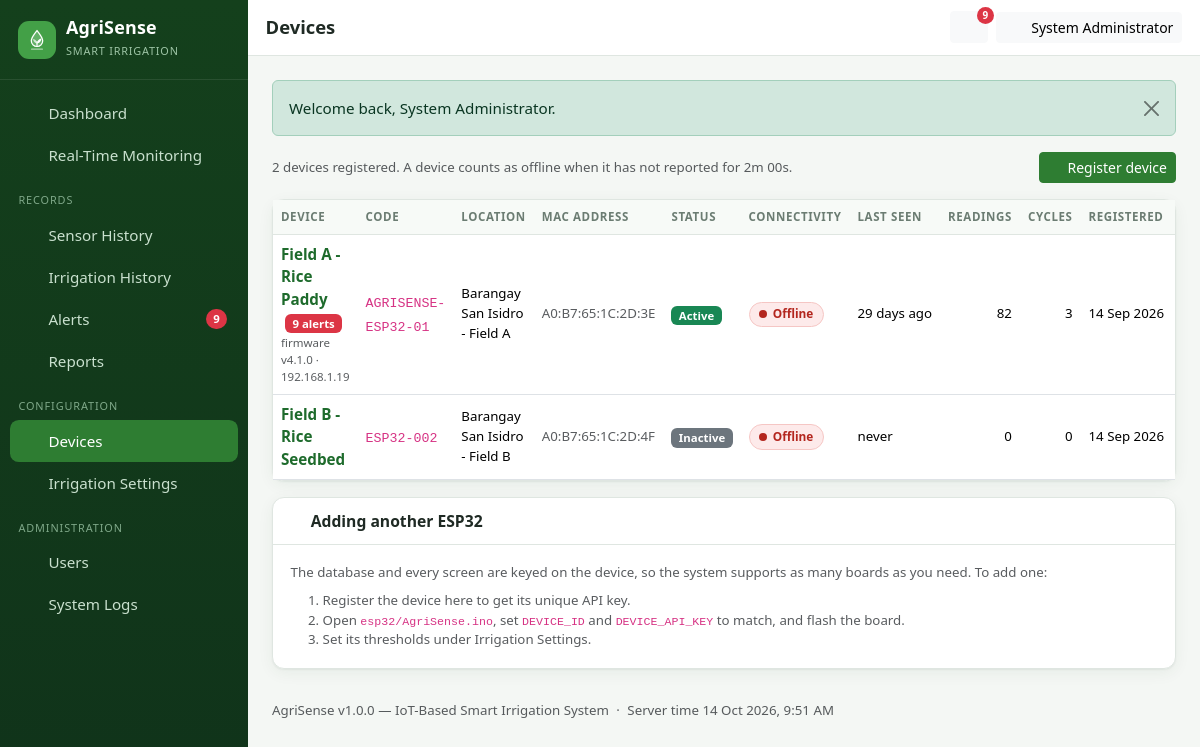
The app's page /devices (signed in) with its own data.
### tables this page shows
CREATE TABLE `users` (
  `id` int(10) UNSIGNED NOT NULL,
  `name` varchar(100) NOT NULL,
  `username` varchar(50) NOT NULL,
  `password` varchar(255) NOT NULL COMMENT 'password_hash() output - never plain text',
  `role` enum('admin','farmer') NOT NULL DEFAULT 'farmer',
  `status` enum('active','inactive') NOT NULL DEFAULT 'active',
  `can_control_pump` tinyint(1) NOT NULL DEFAULT 0 COMMENT 'Farmers need this flag to operate the pump; admins always may',
  `must_change_password` tinyint(1) NOT NULL DEFAULT 0 COMMENT 'When 1 the user is held on the password page until they set a new one',
  `password_changed_at` datetime DEFAULT NULL COMMENT 'Sessions opened before this moment are rejected',
  `last_login` datetime DEFAULT NULL,
  `created_at` datetime NOT NULL DEFAULT current_timestamp(),
  `updated_at` datetime NOT NULL DEFAULT current_timestamp() ON UPDATE current_timestamp()
);

CREATE TABLE `devices` (
  `id` int(10) UNSIGNED NOT NULL,
  `device_name` varchar(100) NOT NULL,
  `device_code` varchar(50) NOT NULL COMMENT 'Human readable id used by the firmware, e.g. ESP32-001',
  `api_key_hash` char(64) NOT NULL COMMENT 'SHA-256 of the API key the ESP32 sends in the X-API-Key header',
  `mac_address` varchar(17) DEFAULT NULL,
  `location` varchar(150) DEFAULT NULL,
  `probe_count` tinyint(3) UNSIGNED NOT NULL DEFAULT 1 COMMENT 'Number of soil probes fitted (1 or 2)',
  `has_dht22` tinyint(1) NOT NULL DEFAULT 1 COMMENT 'DHT22 fitted: supplies air temperature and humidity',
  `has_mlx90614` tinyint(1) NOT NULL DEFAULT 0 COMMENT 'MLX90614 IR thermometer fitted: supplies air temperature and canopy temperature',
  `ip_address` varchar(45) DEFAULT NULL,
  `firmware_version` varchar(20) DEFAULT NULL,
  `wifi_rssi` smallint(6) DEFAULT NULL COMMENT 'Wi-Fi signal strength in dBm, from the last heartbeat',
  `uptime_seconds` int(10) UNSIGNED DEFAULT NULL COMMENT 'Seconds since the board booted, from the last heartbeat',
  `status` enum('active','inactive','maintenance') NOT NULL DEFAULT 'active',
  `last_seen` datetime DEFAULT NULL,
  `created_at` datetime NOT NULL DEFAULT current_timestamp(),
  `updated_at` datetime NOT NULL DEFAULT current_timestamp() ON UPDATE current_timestamp()
);

### views/devices/index.php (the view, shortened to what the rows shown need)
<div class="ag-card">
    <div class="table-responsive">
        <table class="table ag-table table-hover mb-0">
            <thead>
            <tr>
                <th>Device</th>
                <th>Code</th>
                <th>Location</th>
                <th>MAC address</th>
                <th>Status</th>
                <th>Connectivity</th>
                <th>Last seen</th>
                <th class="num">Readings</th>
                <th class="num">Cycles</th>
                <th>Registered</th>
                <?php if ($isAdmin): ?><th></th><?php endif; ?>
            </tr>
            </thead>
            <tbody>
            <?php if (!$devices): ?>
                <tr>
                    <td colspan="<?= $isAdmin ? 11 : 10 ?>">
                        <div class="ag-empty">
                            No devices yet.
                            <?php if ($isAdmin): ?>
                                <a href="<?= e(url('devices/create')) ?>">Register your first ESP32</a>.
                            <?php endif; ?>
                        </div>
                    </td>
                </tr>
            <?php else: ?>
                <?php foreach ($devices as $d): ?>
                    <?php $s = $summary[(int) $d['id']] ?? ['readings' => 0, 'cycles' => 0, 'alerts' => 0]; ?>
                    <tr>
                        <td>
                            <a class="fw-semibold text-decoration-none"
                               href="<?= e(url('dashboard', ['device' => (int) $d['id']])) ?>">
                                <?= e($d['device_name']) ?>
                            </a>
                            <?php if ($s['alerts'] > 0): ?>
                                <span class="badge text-bg-danger ms-1"><?= e((string) $s['alerts']) ?> alerts</span>
                            <?php endif; ?>
                            <?php if (!empty($d['firmware_version'])): ?>
                                <div class="text-muted" style="font-size:.72rem;">
                                    firmware v<?= e($d['firmware_version']) ?>
                                    <?php if (!empty($d['ip_address'])): ?>
                                        &middot; <?= e($d['ip_address']) ?>
                                    <?php endif; ?>
                                </div>
                            <?php endif; ?>
                        </td>
                        <td><code class="small"><?= e($d['device_code']) ?></code></td>
                        <td class="small"><?= e($d['location'] ?: '--') ?></td>
                        <td class="small text-muted"><?= e($d['mac_address'] ?: '--') ?></td>
                        <td>
                            <?php
                            $statusBadge = match ($d['status']) {
                                'active' => 'success',
                                'maintenance' => 'warning',
                                default => 'secondary',
                            };
                            ?>
                            <span class="badge text-bg-<?= e($statusBadge) ?>"><?= e(ucfirst($d['status'])) ?></span>
                        </td>
                        <td>
                            <span class="ag-pill <?= (int) $d['is_online'] === 1 ? 'ag-pill-online' : 'ag-pill-offline' ?>">
                                <span class="ag-pill-dot"></span>
                                <?= (int) $d['is_online'] === 1 ? 'Online' : 'Offline' ?>
                            </span>
                        </td>
                        <td class="small text-nowrap"><?= e(time_ago($d['last_seen'])) ?></td>
                        <td class="num small"><?= e(number_format($s['readings'])) ?></td>
                        <td class="num small"><?= e(number_format($s['cycles'])) ?></td>
                        <td class="small text-nowrap"><?= e(fmt_date($d['created_at'])) ?></td>
                        <?php if ($isAdmin): ?>
                            <td class="text-end">
                            </td>
                        <?php endif; ?>
                    </tr>
                <?php endforeach; ?>
            <?php endif; ?>
            </tbody>
        </table>
    </div>
</div>
<div class="ag-card mt-3">
    <div class="ag-card-head">
        <h2 class="ag-card-title"><?= icon('info', 16) ?> Adding another ESP32</h2>
    </div>
</div>

### views/layout/header.php (shortened to what the rows shown need)
<?php
require_once APP_ROOT . '/views/layout/icons.php';
$currentUser = Auth::user();
$isAdmin     = Auth::isAdmin();
$unread      = $currentUser ? Alert::unreadCount() : 0;
?>
<!doctype html>
<html lang="en">
<head>
    <link rel="stylesheet" href="<?= e(BASE_PATH) ?>/assets/vendor/bootstrap.min.css">
    <link rel="stylesheet" href="<?= e(asset('css/app.css')) ?>">
</head>
<body class="<?= e($bodyClass ?? '') ?>">
<div class="ag-shell">
    <div class="ag-main">
        <header class="ag-topbar d-flex align-items-center gap-2">
            <h1 class="ag-page-title flex-grow-1 text-truncate"><?= e($pageTitle) ?></h1>
            <?php if ($currentUser): ?>
                <div class="dropdown">
                    <button class="btn btn-sm btn-light ag-bell" type="button"
                            data-bs-toggle="dropdown" data-bs-auto-close="outside"
                            aria-expanded="false" aria-label="Notifications">
                        <?= icon('bell', 20) ?>
                        <span class="badge rounded-pill text-bg-danger<?= $unread ? '' : ' d-none' ?>"
                              id="agUnreadBadge"><?= e((string) min($unread, 99)) ?></span>
                    </button>
                </div>
                <div class="dropdown">
                    <button class="btn btn-sm btn-light d-flex align-items-center gap-2"
                            type="button" data-bs-toggle="dropdown" aria-expanded="false">
                        <?= icon('user', 18) ?>
                        <span class="d-none d-sm-inline"><?= e($currentUser['name']) ?></span>
                    </button>
                </div>
            <?php endif; ?>
        </header>
        <main class="p-3 p-lg-4">

### records on screen
users: name "System Administrator"
devices: device_name "Field A - Rice Paddy", id "9", firmware_version "4.1.0", ip_address "192.168.1.19", device_code "AGRISENSE-ESP32-01", location "Barangay San Isidro - Field A", mac_address "A0:B7:65:1C:2D:3E", status "Active", last_seen "29 days ago", id "82", id "3", created_at "14 Sep 2026"
devices: device_name "Field B - Rice Seedbed", device_code "ESP32-002", location "Barangay San Isidro - Field B", mac_address "A0:B7:65:1C:2D:4F", status "Inactive", last_seen "never", id "0", created_at "14 Sep 2026"

### other values on screen
APP_NAME "AgriSense"
$label "Dashboard Real-Time Monitoring Sensor History Irrigation History Alerts Reports Devices Irrigation Settings Users System Logs"
$pageTitle "Devices"
min($unread, 99) "9"
$flash['message'] "Welcome back, System Administrator."
count($devices) "2"
fmt_duration(DEVICE_OFFLINE_AFTER) "2m 00s"
APP_VERSION "1.0.0"
APP_TAGLINE "IoT-Based Smart Irrigation System"
